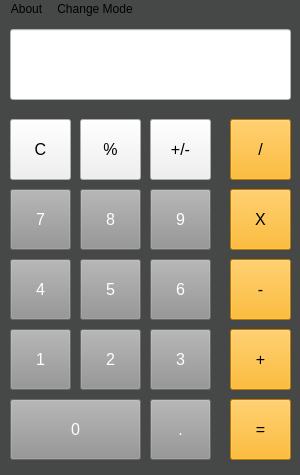
<?xml version="1.0" encoding="UTF-8"?>
<ui version="4.0">
 <class>MainWindowBasic</class>
 <widget class="QMainWindow" name="MainWindowBasic">
  <property name="geometry">
   <rect>
    <x>0</x>
    <y>0</y>
    <width>300</width>
    <height>475</height>
   </rect>
  </property>
  <property name="windowTitle">
   <string>MainWindow</string>
  </property>
  <property name="styleSheet">
   <string notr="true">background-color: rgb(70, 72, 72);</string>
  </property>
  <widget class="QWidget" name="centralwidget">
   <property name="sizePolicy">
    <sizepolicy hsizetype="Preferred" vsizetype="Preferred">
     <horstretch>0</horstretch>
     <verstretch>0</verstretch>
    </sizepolicy>
   </property>
   <widget class="QPushButton" name="pushButton_c">
    <property name="geometry">
     <rect>
      <x>10</x>
      <y>100</y>
      <width>61</width>
      <height>61</height>
     </rect>
    </property>
    <property name="font">
     <font>
      <pointsize>12</pointsize>
     </font>
    </property>
    <property name="styleSheet">
     <string notr="true">
background-color: rgb(240, 240, 240);</string>
    </property>
    <property name="text">
     <string>C</string>
    </property>
    <property name="iconSize">
     <size>
      <width>12</width>
      <height>12</height>
     </size>
    </property>
   </widget>
   <widget class="QPushButton" name="pushButton_8">
    <property name="geometry">
     <rect>
      <x>80</x>
      <y>170</y>
      <width>61</width>
      <height>61</height>
     </rect>
    </property>
    <property name="palette">
     <palette>
      <active>
       <colorrole role="Button">
        <brush brushstyle="SolidPattern">
         <color alpha="255">
          <red>147</red>
          <green>147</green>
          <blue>147</blue>
         </color>
        </brush>
       </colorrole>
       <colorrole role="ButtonText">
        <brush brushstyle="SolidPattern">
         <color alpha="255">
          <red>255</red>
          <green>255</green>
          <blue>255</blue>
         </color>
        </brush>
       </colorrole>
       <colorrole role="Base">
        <brush brushstyle="SolidPattern">
         <color alpha="255">
          <red>147</red>
          <green>147</green>
          <blue>147</blue>
         </color>
        </brush>
       </colorrole>
       <colorrole role="Window">
        <brush brushstyle="SolidPattern">
         <color alpha="255">
          <red>147</red>
          <green>147</green>
          <blue>147</blue>
         </color>
        </brush>
       </colorrole>
      </active>
      <inactive>
       <colorrole role="Button">
        <brush brushstyle="SolidPattern">
         <color alpha="255">
          <red>147</red>
          <green>147</green>
          <blue>147</blue>
         </color>
        </brush>
       </colorrole>
       <colorrole role="ButtonText">
        <brush brushstyle="SolidPattern">
         <color alpha="255">
          <red>255</red>
          <green>255</green>
          <blue>255</blue>
         </color>
        </brush>
       </colorrole>
       <colorrole role="Base">
        <brush brushstyle="SolidPattern">
         <color alpha="255">
          <red>147</red>
          <green>147</green>
          <blue>147</blue>
         </color>
        </brush>
       </colorrole>
       <colorrole role="Window">
        <brush brushstyle="SolidPattern">
         <color alpha="255">
          <red>147</red>
          <green>147</green>
          <blue>147</blue>
         </color>
        </brush>
       </colorrole>
      </inactive>
      <disabled>
       <colorrole role="Button">
        <brush brushstyle="SolidPattern">
         <color alpha="255">
          <red>147</red>
          <green>147</green>
          <blue>147</blue>
         </color>
        </brush>
       </colorrole>
       <colorrole role="ButtonText">
        <brush brushstyle="SolidPattern">
         <color alpha="255">
          <red>120</red>
          <green>120</green>
          <blue>120</blue>
         </color>
        </brush>
       </colorrole>
       <colorrole role="Base">
        <brush brushstyle="SolidPattern">
         <color alpha="255">
          <red>147</red>
          <green>147</green>
          <blue>147</blue>
         </color>
        </brush>
       </colorrole>
       <colorrole role="Window">
        <brush brushstyle="SolidPattern">
         <color alpha="255">
          <red>147</red>
          <green>147</green>
          <blue>147</blue>
         </color>
        </brush>
       </colorrole>
      </disabled>
     </palette>
    </property>
    <property name="font">
     <font>
      <pointsize>12</pointsize>
     </font>
    </property>
    <property name="styleSheet">
     <string notr="true">background-color: rgb(147, 147, 147)</string>
    </property>
    <property name="text">
     <string>8</string>
    </property>
   </widget>
   <widget class="QPushButton" name="pushButton_9">
    <property name="geometry">
     <rect>
      <x>150</x>
      <y>170</y>
      <width>61</width>
      <height>61</height>
     </rect>
    </property>
    <property name="palette">
     <palette>
      <active>
       <colorrole role="Button">
        <brush brushstyle="SolidPattern">
         <color alpha="255">
          <red>147</red>
          <green>147</green>
          <blue>147</blue>
         </color>
        </brush>
       </colorrole>
       <colorrole role="Text">
        <brush brushstyle="SolidPattern">
         <color alpha="255">
          <red>0</red>
          <green>0</green>
          <blue>0</blue>
         </color>
        </brush>
       </colorrole>
       <colorrole role="ButtonText">
        <brush brushstyle="SolidPattern">
         <color alpha="255">
          <red>255</red>
          <green>255</green>
          <blue>255</blue>
         </color>
        </brush>
       </colorrole>
       <colorrole role="Base">
        <brush brushstyle="SolidPattern">
         <color alpha="255">
          <red>147</red>
          <green>147</green>
          <blue>147</blue>
         </color>
        </brush>
       </colorrole>
       <colorrole role="Window">
        <brush brushstyle="SolidPattern">
         <color alpha="255">
          <red>147</red>
          <green>147</green>
          <blue>147</blue>
         </color>
        </brush>
       </colorrole>
       <colorrole role="PlaceholderText">
        <brush brushstyle="SolidPattern">
         <color alpha="128">
          <red>0</red>
          <green>0</green>
          <blue>0</blue>
         </color>
        </brush>
       </colorrole>
      </active>
      <inactive>
       <colorrole role="Button">
        <brush brushstyle="SolidPattern">
         <color alpha="255">
          <red>147</red>
          <green>147</green>
          <blue>147</blue>
         </color>
        </brush>
       </colorrole>
       <colorrole role="Text">
        <brush brushstyle="SolidPattern">
         <color alpha="255">
          <red>0</red>
          <green>0</green>
          <blue>0</blue>
         </color>
        </brush>
       </colorrole>
       <colorrole role="ButtonText">
        <brush brushstyle="SolidPattern">
         <color alpha="255">
          <red>255</red>
          <green>255</green>
          <blue>255</blue>
         </color>
        </brush>
       </colorrole>
       <colorrole role="Base">
        <brush brushstyle="SolidPattern">
         <color alpha="255">
          <red>147</red>
          <green>147</green>
          <blue>147</blue>
         </color>
        </brush>
       </colorrole>
       <colorrole role="Window">
        <brush brushstyle="SolidPattern">
         <color alpha="255">
          <red>147</red>
          <green>147</green>
          <blue>147</blue>
         </color>
        </brush>
       </colorrole>
       <colorrole role="PlaceholderText">
        <brush brushstyle="SolidPattern">
         <color alpha="128">
          <red>0</red>
          <green>0</green>
          <blue>0</blue>
         </color>
        </brush>
       </colorrole>
      </inactive>
      <disabled>
       <colorrole role="Button">
        <brush brushstyle="SolidPattern">
         <color alpha="255">
          <red>147</red>
          <green>147</green>
          <blue>147</blue>
         </color>
        </brush>
       </colorrole>
       <colorrole role="Text">
        <brush brushstyle="SolidPattern">
         <color alpha="255">
          <red>120</red>
          <green>120</green>
          <blue>120</blue>
         </color>
        </brush>
       </colorrole>
       <colorrole role="ButtonText">
        <brush brushstyle="SolidPattern">
         <color alpha="255">
          <red>120</red>
          <green>120</green>
          <blue>120</blue>
         </color>
        </brush>
       </colorrole>
       <colorrole role="Base">
        <brush brushstyle="SolidPattern">
         <color alpha="255">
          <red>147</red>
          <green>147</green>
          <blue>147</blue>
         </color>
        </brush>
       </colorrole>
       <colorrole role="Window">
        <brush brushstyle="SolidPattern">
         <color alpha="255">
          <red>147</red>
          <green>147</green>
          <blue>147</blue>
         </color>
        </brush>
       </colorrole>
       <colorrole role="PlaceholderText">
        <brush brushstyle="SolidPattern">
         <color alpha="128">
          <red>0</red>
          <green>0</green>
          <blue>0</blue>
         </color>
        </brush>
       </colorrole>
      </disabled>
     </palette>
    </property>
    <property name="font">
     <font>
      <pointsize>12</pointsize>
     </font>
    </property>
    <property name="styleSheet">
     <string notr="true">background-color: rgb(147, 147, 147)</string>
    </property>
    <property name="text">
     <string>9</string>
    </property>
   </widget>
   <widget class="QPushButton" name="pushButton_div">
    <property name="geometry">
     <rect>
      <x>230</x>
      <y>100</y>
      <width>61</width>
      <height>61</height>
     </rect>
    </property>
    <property name="font">
     <font>
      <pointsize>12</pointsize>
     </font>
    </property>
    <property name="styleSheet">
     <string notr="true">background-color: rgb(255, 170, 0)</string>
    </property>
    <property name="text">
     <string>/</string>
    </property>
   </widget>
   <widget class="QPushButton" name="pushButton_prod">
    <property name="geometry">
     <rect>
      <x>230</x>
      <y>170</y>
      <width>61</width>
      <height>61</height>
     </rect>
    </property>
    <property name="font">
     <font>
      <pointsize>12</pointsize>
     </font>
    </property>
    <property name="styleSheet">
     <string notr="true">background-color: rgb(255, 170, 0)</string>
    </property>
    <property name="text">
     <string>X</string>
    </property>
   </widget>
   <widget class="QPushButton" name="pushButton_per">
    <property name="geometry">
     <rect>
      <x>80</x>
      <y>100</y>
      <width>61</width>
      <height>61</height>
     </rect>
    </property>
    <property name="font">
     <font>
      <pointsize>12</pointsize>
     </font>
    </property>
    <property name="styleSheet">
     <string notr="true">
background-color: rgb(240, 240, 240);</string>
    </property>
    <property name="text">
     <string>%</string>
    </property>
    <property name="autoDefault">
     <bool>false</bool>
    </property>
   </widget>
   <widget class="QPushButton" name="pushButton_7">
    <property name="geometry">
     <rect>
      <x>10</x>
      <y>170</y>
      <width>61</width>
      <height>61</height>
     </rect>
    </property>
    <property name="palette">
     <palette>
      <active>
       <colorrole role="Button">
        <brush brushstyle="SolidPattern">
         <color alpha="255">
          <red>147</red>
          <green>147</green>
          <blue>147</blue>
         </color>
        </brush>
       </colorrole>
       <colorrole role="ButtonText">
        <brush brushstyle="SolidPattern">
         <color alpha="255">
          <red>255</red>
          <green>255</green>
          <blue>255</blue>
         </color>
        </brush>
       </colorrole>
       <colorrole role="Base">
        <brush brushstyle="SolidPattern">
         <color alpha="255">
          <red>147</red>
          <green>147</green>
          <blue>147</blue>
         </color>
        </brush>
       </colorrole>
       <colorrole role="Window">
        <brush brushstyle="SolidPattern">
         <color alpha="255">
          <red>147</red>
          <green>147</green>
          <blue>147</blue>
         </color>
        </brush>
       </colorrole>
      </active>
      <inactive>
       <colorrole role="Button">
        <brush brushstyle="SolidPattern">
         <color alpha="255">
          <red>147</red>
          <green>147</green>
          <blue>147</blue>
         </color>
        </brush>
       </colorrole>
       <colorrole role="ButtonText">
        <brush brushstyle="SolidPattern">
         <color alpha="255">
          <red>255</red>
          <green>255</green>
          <blue>255</blue>
         </color>
        </brush>
       </colorrole>
       <colorrole role="Base">
        <brush brushstyle="SolidPattern">
         <color alpha="255">
          <red>147</red>
          <green>147</green>
          <blue>147</blue>
         </color>
        </brush>
       </colorrole>
       <colorrole role="Window">
        <brush brushstyle="SolidPattern">
         <color alpha="255">
          <red>147</red>
          <green>147</green>
          <blue>147</blue>
         </color>
        </brush>
       </colorrole>
      </inactive>
      <disabled>
       <colorrole role="Button">
        <brush brushstyle="SolidPattern">
         <color alpha="255">
          <red>147</red>
          <green>147</green>
          <blue>147</blue>
         </color>
        </brush>
       </colorrole>
       <colorrole role="ButtonText">
        <brush brushstyle="SolidPattern">
         <color alpha="255">
          <red>120</red>
          <green>120</green>
          <blue>120</blue>
         </color>
        </brush>
       </colorrole>
       <colorrole role="Base">
        <brush brushstyle="SolidPattern">
         <color alpha="255">
          <red>147</red>
          <green>147</green>
          <blue>147</blue>
         </color>
        </brush>
       </colorrole>
       <colorrole role="Window">
        <brush brushstyle="SolidPattern">
         <color alpha="255">
          <red>147</red>
          <green>147</green>
          <blue>147</blue>
         </color>
        </brush>
       </colorrole>
      </disabled>
     </palette>
    </property>
    <property name="font">
     <font>
      <pointsize>12</pointsize>
     </font>
    </property>
    <property name="styleSheet">
     <string notr="true">background-color: rgb(147, 147, 147)</string>
    </property>
    <property name="text">
     <string>7</string>
    </property>
   </widget>
   <widget class="QPushButton" name="pushButton_6">
    <property name="geometry">
     <rect>
      <x>150</x>
      <y>240</y>
      <width>61</width>
      <height>61</height>
     </rect>
    </property>
    <property name="palette">
     <palette>
      <active>
       <colorrole role="Button">
        <brush brushstyle="SolidPattern">
         <color alpha="255">
          <red>147</red>
          <green>147</green>
          <blue>147</blue>
         </color>
        </brush>
       </colorrole>
       <colorrole role="ButtonText">
        <brush brushstyle="SolidPattern">
         <color alpha="255">
          <red>255</red>
          <green>255</green>
          <blue>255</blue>
         </color>
        </brush>
       </colorrole>
       <colorrole role="Base">
        <brush brushstyle="SolidPattern">
         <color alpha="255">
          <red>147</red>
          <green>147</green>
          <blue>147</blue>
         </color>
        </brush>
       </colorrole>
       <colorrole role="Window">
        <brush brushstyle="SolidPattern">
         <color alpha="255">
          <red>147</red>
          <green>147</green>
          <blue>147</blue>
         </color>
        </brush>
       </colorrole>
      </active>
      <inactive>
       <colorrole role="Button">
        <brush brushstyle="SolidPattern">
         <color alpha="255">
          <red>147</red>
          <green>147</green>
          <blue>147</blue>
         </color>
        </brush>
       </colorrole>
       <colorrole role="ButtonText">
        <brush brushstyle="SolidPattern">
         <color alpha="255">
          <red>255</red>
          <green>255</green>
          <blue>255</blue>
         </color>
        </brush>
       </colorrole>
       <colorrole role="Base">
        <brush brushstyle="SolidPattern">
         <color alpha="255">
          <red>147</red>
          <green>147</green>
          <blue>147</blue>
         </color>
        </brush>
       </colorrole>
       <colorrole role="Window">
        <brush brushstyle="SolidPattern">
         <color alpha="255">
          <red>147</red>
          <green>147</green>
          <blue>147</blue>
         </color>
        </brush>
       </colorrole>
      </inactive>
      <disabled>
       <colorrole role="Button">
        <brush brushstyle="SolidPattern">
         <color alpha="255">
          <red>147</red>
          <green>147</green>
          <blue>147</blue>
         </color>
        </brush>
       </colorrole>
       <colorrole role="ButtonText">
        <brush brushstyle="SolidPattern">
         <color alpha="255">
          <red>120</red>
          <green>120</green>
          <blue>120</blue>
         </color>
        </brush>
       </colorrole>
       <colorrole role="Base">
        <brush brushstyle="SolidPattern">
         <color alpha="255">
          <red>147</red>
          <green>147</green>
          <blue>147</blue>
         </color>
        </brush>
       </colorrole>
       <colorrole role="Window">
        <brush brushstyle="SolidPattern">
         <color alpha="255">
          <red>147</red>
          <green>147</green>
          <blue>147</blue>
         </color>
        </brush>
       </colorrole>
      </disabled>
     </palette>
    </property>
    <property name="font">
     <font>
      <pointsize>12</pointsize>
     </font>
    </property>
    <property name="styleSheet">
     <string notr="true">background-color: rgb(147, 147, 147)</string>
    </property>
    <property name="text">
     <string>6</string>
    </property>
   </widget>
   <widget class="QPushButton" name="pushButton_5">
    <property name="geometry">
     <rect>
      <x>80</x>
      <y>240</y>
      <width>61</width>
      <height>61</height>
     </rect>
    </property>
    <property name="palette">
     <palette>
      <active>
       <colorrole role="Button">
        <brush brushstyle="SolidPattern">
         <color alpha="255">
          <red>147</red>
          <green>147</green>
          <blue>147</blue>
         </color>
        </brush>
       </colorrole>
       <colorrole role="ButtonText">
        <brush brushstyle="SolidPattern">
         <color alpha="255">
          <red>255</red>
          <green>255</green>
          <blue>255</blue>
         </color>
        </brush>
       </colorrole>
       <colorrole role="Base">
        <brush brushstyle="SolidPattern">
         <color alpha="255">
          <red>147</red>
          <green>147</green>
          <blue>147</blue>
         </color>
        </brush>
       </colorrole>
       <colorrole role="Window">
        <brush brushstyle="SolidPattern">
         <color alpha="255">
          <red>147</red>
          <green>147</green>
          <blue>147</blue>
         </color>
        </brush>
       </colorrole>
      </active>
      <inactive>
       <colorrole role="Button">
        <brush brushstyle="SolidPattern">
         <color alpha="255">
          <red>147</red>
          <green>147</green>
          <blue>147</blue>
         </color>
        </brush>
       </colorrole>
       <colorrole role="ButtonText">
        <brush brushstyle="SolidPattern">
         <color alpha="255">
          <red>255</red>
          <green>255</green>
          <blue>255</blue>
         </color>
        </brush>
       </colorrole>
       <colorrole role="Base">
        <brush brushstyle="SolidPattern">
         <color alpha="255">
          <red>147</red>
          <green>147</green>
          <blue>147</blue>
         </color>
        </brush>
       </colorrole>
       <colorrole role="Window">
        <brush brushstyle="SolidPattern">
         <color alpha="255">
          <red>147</red>
          <green>147</green>
          <blue>147</blue>
         </color>
        </brush>
       </colorrole>
      </inactive>
      <disabled>
       <colorrole role="Button">
        <brush brushstyle="SolidPattern">
         <color alpha="255">
          <red>147</red>
          <green>147</green>
          <blue>147</blue>
         </color>
        </brush>
       </colorrole>
       <colorrole role="ButtonText">
        <brush brushstyle="SolidPattern">
         <color alpha="255">
          <red>120</red>
          <green>120</green>
          <blue>120</blue>
         </color>
        </brush>
       </colorrole>
       <colorrole role="Base">
        <brush brushstyle="SolidPattern">
         <color alpha="255">
          <red>147</red>
          <green>147</green>
          <blue>147</blue>
         </color>
        </brush>
       </colorrole>
       <colorrole role="Window">
        <brush brushstyle="SolidPattern">
         <color alpha="255">
          <red>147</red>
          <green>147</green>
          <blue>147</blue>
         </color>
        </brush>
       </colorrole>
      </disabled>
     </palette>
    </property>
    <property name="font">
     <font>
      <pointsize>12</pointsize>
     </font>
    </property>
    <property name="styleSheet">
     <string notr="true">background-color: rgb(147, 147, 147)</string>
    </property>
    <property name="text">
     <string>5</string>
    </property>
   </widget>
   <widget class="QPushButton" name="pushButton_sub">
    <property name="geometry">
     <rect>
      <x>230</x>
      <y>240</y>
      <width>61</width>
      <height>61</height>
     </rect>
    </property>
    <property name="font">
     <font>
      <pointsize>12</pointsize>
     </font>
    </property>
    <property name="styleSheet">
     <string notr="true">background-color: rgb(255, 170, 0)</string>
    </property>
    <property name="text">
     <string>-</string>
    </property>
   </widget>
   <widget class="QPushButton" name="pushButton_1">
    <property name="geometry">
     <rect>
      <x>10</x>
      <y>310</y>
      <width>61</width>
      <height>61</height>
     </rect>
    </property>
    <property name="palette">
     <palette>
      <active>
       <colorrole role="Button">
        <brush brushstyle="SolidPattern">
         <color alpha="255">
          <red>147</red>
          <green>147</green>
          <blue>147</blue>
         </color>
        </brush>
       </colorrole>
       <colorrole role="ButtonText">
        <brush brushstyle="SolidPattern">
         <color alpha="255">
          <red>255</red>
          <green>255</green>
          <blue>255</blue>
         </color>
        </brush>
       </colorrole>
       <colorrole role="Base">
        <brush brushstyle="SolidPattern">
         <color alpha="255">
          <red>147</red>
          <green>147</green>
          <blue>147</blue>
         </color>
        </brush>
       </colorrole>
       <colorrole role="Window">
        <brush brushstyle="SolidPattern">
         <color alpha="255">
          <red>147</red>
          <green>147</green>
          <blue>147</blue>
         </color>
        </brush>
       </colorrole>
      </active>
      <inactive>
       <colorrole role="Button">
        <brush brushstyle="SolidPattern">
         <color alpha="255">
          <red>147</red>
          <green>147</green>
          <blue>147</blue>
         </color>
        </brush>
       </colorrole>
       <colorrole role="ButtonText">
        <brush brushstyle="SolidPattern">
         <color alpha="255">
          <red>255</red>
          <green>255</green>
          <blue>255</blue>
         </color>
        </brush>
       </colorrole>
       <colorrole role="Base">
        <brush brushstyle="SolidPattern">
         <color alpha="255">
          <red>147</red>
          <green>147</green>
          <blue>147</blue>
         </color>
        </brush>
       </colorrole>
       <colorrole role="Window">
        <brush brushstyle="SolidPattern">
         <color alpha="255">
          <red>147</red>
          <green>147</green>
          <blue>147</blue>
         </color>
        </brush>
       </colorrole>
      </inactive>
      <disabled>
       <colorrole role="Button">
        <brush brushstyle="SolidPattern">
         <color alpha="255">
          <red>147</red>
          <green>147</green>
          <blue>147</blue>
         </color>
        </brush>
       </colorrole>
       <colorrole role="ButtonText">
        <brush brushstyle="SolidPattern">
         <color alpha="255">
          <red>120</red>
          <green>120</green>
          <blue>120</blue>
         </color>
        </brush>
       </colorrole>
       <colorrole role="Base">
        <brush brushstyle="SolidPattern">
         <color alpha="255">
          <red>147</red>
          <green>147</green>
          <blue>147</blue>
         </color>
        </brush>
       </colorrole>
       <colorrole role="Window">
        <brush brushstyle="SolidPattern">
         <color alpha="255">
          <red>147</red>
          <green>147</green>
          <blue>147</blue>
         </color>
        </brush>
       </colorrole>
      </disabled>
     </palette>
    </property>
    <property name="font">
     <font>
      <pointsize>12</pointsize>
     </font>
    </property>
    <property name="styleSheet">
     <string notr="true">background-color: rgb(147, 147, 147)</string>
    </property>
    <property name="text">
     <string>1</string>
    </property>
   </widget>
   <widget class="QPushButton" name="pushButton_4">
    <property name="geometry">
     <rect>
      <x>10</x>
      <y>240</y>
      <width>61</width>
      <height>61</height>
     </rect>
    </property>
    <property name="palette">
     <palette>
      <active>
       <colorrole role="Button">
        <brush brushstyle="SolidPattern">
         <color alpha="255">
          <red>147</red>
          <green>147</green>
          <blue>147</blue>
         </color>
        </brush>
       </colorrole>
       <colorrole role="ButtonText">
        <brush brushstyle="SolidPattern">
         <color alpha="255">
          <red>255</red>
          <green>255</green>
          <blue>255</blue>
         </color>
        </brush>
       </colorrole>
       <colorrole role="Base">
        <brush brushstyle="SolidPattern">
         <color alpha="255">
          <red>147</red>
          <green>147</green>
          <blue>147</blue>
         </color>
        </brush>
       </colorrole>
       <colorrole role="Window">
        <brush brushstyle="SolidPattern">
         <color alpha="255">
          <red>147</red>
          <green>147</green>
          <blue>147</blue>
         </color>
        </brush>
       </colorrole>
      </active>
      <inactive>
       <colorrole role="Button">
        <brush brushstyle="SolidPattern">
         <color alpha="255">
          <red>147</red>
          <green>147</green>
          <blue>147</blue>
         </color>
        </brush>
       </colorrole>
       <colorrole role="ButtonText">
        <brush brushstyle="SolidPattern">
         <color alpha="255">
          <red>255</red>
          <green>255</green>
          <blue>255</blue>
         </color>
        </brush>
       </colorrole>
       <colorrole role="Base">
        <brush brushstyle="SolidPattern">
         <color alpha="255">
          <red>147</red>
          <green>147</green>
          <blue>147</blue>
         </color>
        </brush>
       </colorrole>
       <colorrole role="Window">
        <brush brushstyle="SolidPattern">
         <color alpha="255">
          <red>147</red>
          <green>147</green>
          <blue>147</blue>
         </color>
        </brush>
       </colorrole>
      </inactive>
      <disabled>
       <colorrole role="Button">
        <brush brushstyle="SolidPattern">
         <color alpha="255">
          <red>147</red>
          <green>147</green>
          <blue>147</blue>
         </color>
        </brush>
       </colorrole>
       <colorrole role="ButtonText">
        <brush brushstyle="SolidPattern">
         <color alpha="255">
          <red>120</red>
          <green>120</green>
          <blue>120</blue>
         </color>
        </brush>
       </colorrole>
       <colorrole role="Base">
        <brush brushstyle="SolidPattern">
         <color alpha="255">
          <red>147</red>
          <green>147</green>
          <blue>147</blue>
         </color>
        </brush>
       </colorrole>
       <colorrole role="Window">
        <brush brushstyle="SolidPattern">
         <color alpha="255">
          <red>147</red>
          <green>147</green>
          <blue>147</blue>
         </color>
        </brush>
       </colorrole>
      </disabled>
     </palette>
    </property>
    <property name="font">
     <font>
      <pointsize>12</pointsize>
     </font>
    </property>
    <property name="styleSheet">
     <string notr="true">background-color: rgb(147, 147, 147)</string>
    </property>
    <property name="text">
     <string>4</string>
    </property>
    <property name="iconSize">
     <size>
      <width>14</width>
      <height>14</height>
     </size>
    </property>
   </widget>
   <widget class="QPushButton" name="pushButton_sum">
    <property name="geometry">
     <rect>
      <x>230</x>
      <y>310</y>
      <width>61</width>
      <height>61</height>
     </rect>
    </property>
    <property name="font">
     <font>
      <pointsize>12</pointsize>
     </font>
    </property>
    <property name="styleSheet">
     <string notr="true">background-color: rgb(255, 170, 0)</string>
    </property>
    <property name="text">
     <string>+</string>
    </property>
   </widget>
   <widget class="QPushButton" name="pushButton_3">
    <property name="geometry">
     <rect>
      <x>150</x>
      <y>310</y>
      <width>61</width>
      <height>61</height>
     </rect>
    </property>
    <property name="palette">
     <palette>
      <active>
       <colorrole role="Button">
        <brush brushstyle="SolidPattern">
         <color alpha="255">
          <red>147</red>
          <green>147</green>
          <blue>147</blue>
         </color>
        </brush>
       </colorrole>
       <colorrole role="ButtonText">
        <brush brushstyle="SolidPattern">
         <color alpha="255">
          <red>255</red>
          <green>255</green>
          <blue>255</blue>
         </color>
        </brush>
       </colorrole>
       <colorrole role="Base">
        <brush brushstyle="SolidPattern">
         <color alpha="255">
          <red>147</red>
          <green>147</green>
          <blue>147</blue>
         </color>
        </brush>
       </colorrole>
       <colorrole role="Window">
        <brush brushstyle="SolidPattern">
         <color alpha="255">
          <red>147</red>
          <green>147</green>
          <blue>147</blue>
         </color>
        </brush>
       </colorrole>
      </active>
      <inactive>
       <colorrole role="Button">
        <brush brushstyle="SolidPattern">
         <color alpha="255">
          <red>147</red>
          <green>147</green>
          <blue>147</blue>
         </color>
        </brush>
       </colorrole>
       <colorrole role="ButtonText">
        <brush brushstyle="SolidPattern">
         <color alpha="255">
          <red>255</red>
          <green>255</green>
          <blue>255</blue>
         </color>
        </brush>
       </colorrole>
       <colorrole role="Base">
        <brush brushstyle="SolidPattern">
         <color alpha="255">
          <red>147</red>
          <green>147</green>
          <blue>147</blue>
         </color>
        </brush>
       </colorrole>
       <colorrole role="Window">
        <brush brushstyle="SolidPattern">
         <color alpha="255">
          <red>147</red>
          <green>147</green>
          <blue>147</blue>
         </color>
        </brush>
       </colorrole>
      </inactive>
      <disabled>
       <colorrole role="Button">
        <brush brushstyle="SolidPattern">
         <color alpha="255">
          <red>147</red>
          <green>147</green>
          <blue>147</blue>
         </color>
        </brush>
       </colorrole>
       <colorrole role="ButtonText">
        <brush brushstyle="SolidPattern">
         <color alpha="255">
          <red>120</red>
          <green>120</green>
          <blue>120</blue>
         </color>
        </brush>
       </colorrole>
       <colorrole role="Base">
        <brush brushstyle="SolidPattern">
         <color alpha="255">
          <red>147</red>
          <green>147</green>
          <blue>147</blue>
         </color>
        </brush>
       </colorrole>
       <colorrole role="Window">
        <brush brushstyle="SolidPattern">
         <color alpha="255">
          <red>147</red>
          <green>147</green>
          <blue>147</blue>
         </color>
        </brush>
       </colorrole>
      </disabled>
     </palette>
    </property>
    <property name="font">
     <font>
      <pointsize>12</pointsize>
     </font>
    </property>
    <property name="styleSheet">
     <string notr="true">background-color: rgb(147, 147, 147)</string>
    </property>
    <property name="text">
     <string>3</string>
    </property>
   </widget>
   <widget class="QPushButton" name="pushButton_2">
    <property name="geometry">
     <rect>
      <x>80</x>
      <y>310</y>
      <width>61</width>
      <height>61</height>
     </rect>
    </property>
    <property name="palette">
     <palette>
      <active>
       <colorrole role="Button">
        <brush brushstyle="SolidPattern">
         <color alpha="255">
          <red>147</red>
          <green>147</green>
          <blue>147</blue>
         </color>
        </brush>
       </colorrole>
       <colorrole role="ButtonText">
        <brush brushstyle="SolidPattern">
         <color alpha="255">
          <red>255</red>
          <green>255</green>
          <blue>255</blue>
         </color>
        </brush>
       </colorrole>
       <colorrole role="Base">
        <brush brushstyle="SolidPattern">
         <color alpha="255">
          <red>147</red>
          <green>147</green>
          <blue>147</blue>
         </color>
        </brush>
       </colorrole>
       <colorrole role="Window">
        <brush brushstyle="SolidPattern">
         <color alpha="255">
          <red>147</red>
          <green>147</green>
          <blue>147</blue>
         </color>
        </brush>
       </colorrole>
      </active>
      <inactive>
       <colorrole role="Button">
        <brush brushstyle="SolidPattern">
         <color alpha="255">
          <red>147</red>
          <green>147</green>
          <blue>147</blue>
         </color>
        </brush>
       </colorrole>
       <colorrole role="ButtonText">
        <brush brushstyle="SolidPattern">
         <color alpha="255">
          <red>255</red>
          <green>255</green>
          <blue>255</blue>
         </color>
        </brush>
       </colorrole>
       <colorrole role="Base">
        <brush brushstyle="SolidPattern">
         <color alpha="255">
          <red>147</red>
          <green>147</green>
          <blue>147</blue>
         </color>
        </brush>
       </colorrole>
       <colorrole role="Window">
        <brush brushstyle="SolidPattern">
         <color alpha="255">
          <red>147</red>
          <green>147</green>
          <blue>147</blue>
         </color>
        </brush>
       </colorrole>
      </inactive>
      <disabled>
       <colorrole role="Button">
        <brush brushstyle="SolidPattern">
         <color alpha="255">
          <red>147</red>
          <green>147</green>
          <blue>147</blue>
         </color>
        </brush>
       </colorrole>
       <colorrole role="ButtonText">
        <brush brushstyle="SolidPattern">
         <color alpha="255">
          <red>120</red>
          <green>120</green>
          <blue>120</blue>
         </color>
        </brush>
       </colorrole>
       <colorrole role="Base">
        <brush brushstyle="SolidPattern">
         <color alpha="255">
          <red>147</red>
          <green>147</green>
          <blue>147</blue>
         </color>
        </brush>
       </colorrole>
       <colorrole role="Window">
        <brush brushstyle="SolidPattern">
         <color alpha="255">
          <red>147</red>
          <green>147</green>
          <blue>147</blue>
         </color>
        </brush>
       </colorrole>
      </disabled>
     </palette>
    </property>
    <property name="font">
     <font>
      <pointsize>12</pointsize>
     </font>
    </property>
    <property name="styleSheet">
     <string notr="true">background-color: rgb(147, 147, 147)</string>
    </property>
    <property name="text">
     <string>2</string>
    </property>
   </widget>
   <widget class="QPushButton" name="pushButton_eq">
    <property name="geometry">
     <rect>
      <x>230</x>
      <y>380</y>
      <width>61</width>
      <height>61</height>
     </rect>
    </property>
    <property name="font">
     <font>
      <pointsize>12</pointsize>
     </font>
    </property>
    <property name="styleSheet">
     <string notr="true">background-color: rgb(255, 170, 0)</string>
    </property>
    <property name="text">
     <string>=</string>
    </property>
   </widget>
   <widget class="QPushButton" name="pushButton_dot">
    <property name="geometry">
     <rect>
      <x>150</x>
      <y>380</y>
      <width>61</width>
      <height>61</height>
     </rect>
    </property>
    <property name="palette">
     <palette>
      <active>
       <colorrole role="Button">
        <brush brushstyle="SolidPattern">
         <color alpha="255">
          <red>147</red>
          <green>147</green>
          <blue>147</blue>
         </color>
        </brush>
       </colorrole>
       <colorrole role="ButtonText">
        <brush brushstyle="SolidPattern">
         <color alpha="255">
          <red>255</red>
          <green>255</green>
          <blue>255</blue>
         </color>
        </brush>
       </colorrole>
       <colorrole role="Base">
        <brush brushstyle="SolidPattern">
         <color alpha="255">
          <red>147</red>
          <green>147</green>
          <blue>147</blue>
         </color>
        </brush>
       </colorrole>
       <colorrole role="Window">
        <brush brushstyle="SolidPattern">
         <color alpha="255">
          <red>147</red>
          <green>147</green>
          <blue>147</blue>
         </color>
        </brush>
       </colorrole>
      </active>
      <inactive>
       <colorrole role="Button">
        <brush brushstyle="SolidPattern">
         <color alpha="255">
          <red>147</red>
          <green>147</green>
          <blue>147</blue>
         </color>
        </brush>
       </colorrole>
       <colorrole role="ButtonText">
        <brush brushstyle="SolidPattern">
         <color alpha="255">
          <red>255</red>
          <green>255</green>
          <blue>255</blue>
         </color>
        </brush>
       </colorrole>
       <colorrole role="Base">
        <brush brushstyle="SolidPattern">
         <color alpha="255">
          <red>147</red>
          <green>147</green>
          <blue>147</blue>
         </color>
        </brush>
       </colorrole>
       <colorrole role="Window">
        <brush brushstyle="SolidPattern">
         <color alpha="255">
          <red>147</red>
          <green>147</green>
          <blue>147</blue>
         </color>
        </brush>
       </colorrole>
      </inactive>
      <disabled>
       <colorrole role="Button">
        <brush brushstyle="SolidPattern">
         <color alpha="255">
          <red>147</red>
          <green>147</green>
          <blue>147</blue>
         </color>
        </brush>
       </colorrole>
       <colorrole role="ButtonText">
        <brush brushstyle="SolidPattern">
         <color alpha="255">
          <red>120</red>
          <green>120</green>
          <blue>120</blue>
         </color>
        </brush>
       </colorrole>
       <colorrole role="Base">
        <brush brushstyle="SolidPattern">
         <color alpha="255">
          <red>147</red>
          <green>147</green>
          <blue>147</blue>
         </color>
        </brush>
       </colorrole>
       <colorrole role="Window">
        <brush brushstyle="SolidPattern">
         <color alpha="255">
          <red>147</red>
          <green>147</green>
          <blue>147</blue>
         </color>
        </brush>
       </colorrole>
      </disabled>
     </palette>
    </property>
    <property name="font">
     <font>
      <pointsize>12</pointsize>
     </font>
    </property>
    <property name="styleSheet">
     <string notr="true">background-color: rgb(147, 147, 147)</string>
    </property>
    <property name="text">
     <string>.</string>
    </property>
   </widget>
   <widget class="QPushButton" name="pushButton_0">
    <property name="geometry">
     <rect>
      <x>10</x>
      <y>380</y>
      <width>131</width>
      <height>61</height>
     </rect>
    </property>
    <property name="palette">
     <palette>
      <active>
       <colorrole role="Button">
        <brush brushstyle="SolidPattern">
         <color alpha="255">
          <red>147</red>
          <green>147</green>
          <blue>147</blue>
         </color>
        </brush>
       </colorrole>
       <colorrole role="ButtonText">
        <brush brushstyle="SolidPattern">
         <color alpha="255">
          <red>255</red>
          <green>255</green>
          <blue>255</blue>
         </color>
        </brush>
       </colorrole>
       <colorrole role="Base">
        <brush brushstyle="SolidPattern">
         <color alpha="255">
          <red>147</red>
          <green>147</green>
          <blue>147</blue>
         </color>
        </brush>
       </colorrole>
       <colorrole role="Window">
        <brush brushstyle="SolidPattern">
         <color alpha="255">
          <red>147</red>
          <green>147</green>
          <blue>147</blue>
         </color>
        </brush>
       </colorrole>
      </active>
      <inactive>
       <colorrole role="Button">
        <brush brushstyle="SolidPattern">
         <color alpha="255">
          <red>147</red>
          <green>147</green>
          <blue>147</blue>
         </color>
        </brush>
       </colorrole>
       <colorrole role="ButtonText">
        <brush brushstyle="SolidPattern">
         <color alpha="255">
          <red>255</red>
          <green>255</green>
          <blue>255</blue>
         </color>
        </brush>
       </colorrole>
       <colorrole role="Base">
        <brush brushstyle="SolidPattern">
         <color alpha="255">
          <red>147</red>
          <green>147</green>
          <blue>147</blue>
         </color>
        </brush>
       </colorrole>
       <colorrole role="Window">
        <brush brushstyle="SolidPattern">
         <color alpha="255">
          <red>147</red>
          <green>147</green>
          <blue>147</blue>
         </color>
        </brush>
       </colorrole>
      </inactive>
      <disabled>
       <colorrole role="Button">
        <brush brushstyle="SolidPattern">
         <color alpha="255">
          <red>147</red>
          <green>147</green>
          <blue>147</blue>
         </color>
        </brush>
       </colorrole>
       <colorrole role="ButtonText">
        <brush brushstyle="SolidPattern">
         <color alpha="255">
          <red>120</red>
          <green>120</green>
          <blue>120</blue>
         </color>
        </brush>
       </colorrole>
       <colorrole role="Base">
        <brush brushstyle="SolidPattern">
         <color alpha="255">
          <red>147</red>
          <green>147</green>
          <blue>147</blue>
         </color>
        </brush>
       </colorrole>
       <colorrole role="Window">
        <brush brushstyle="SolidPattern">
         <color alpha="255">
          <red>147</red>
          <green>147</green>
          <blue>147</blue>
         </color>
        </brush>
       </colorrole>
      </disabled>
     </palette>
    </property>
    <property name="font">
     <font>
      <pointsize>12</pointsize>
     </font>
    </property>
    <property name="styleSheet">
     <string notr="true">background-color: rgb(147, 147, 147)</string>
    </property>
    <property name="text">
     <string>0</string>
    </property>
   </widget>
   <widget class="QPushButton" name="pushButton_sig">
    <property name="geometry">
     <rect>
      <x>150</x>
      <y>100</y>
      <width>61</width>
      <height>61</height>
     </rect>
    </property>
    <property name="font">
     <font>
      <pointsize>12</pointsize>
     </font>
    </property>
    <property name="styleSheet">
     <string notr="true">
background-color: rgb(240, 240, 240);</string>
    </property>
    <property name="text">
     <string>+/-</string>
    </property>
   </widget>
   <widget class="QLineEdit" name="lineEdit">
    <property name="geometry">
     <rect>
      <x>10</x>
      <y>10</y>
      <width>281</width>
      <height>71</height>
     </rect>
    </property>
    <property name="font">
     <font>
      <pointsize>20</pointsize>
     </font>
    </property>
    <property name="styleSheet">
     <string notr="true">background-color: rgb(255, 255, 255);</string>
    </property>
    <property name="alignment">
     <set>Qt::AlignRight|Qt::AlignTrailing|Qt::AlignVCenter</set>
    </property>
   </widget>
  </widget>
  <widget class="QMenuBar" name="menubar">
   <property name="geometry">
    <rect>
     <x>0</x>
     <y>0</y>
     <width>300</width>
     <height>26</height>
    </rect>
   </property>
   <widget class="QMenu" name="menuChange_Mode">
    <property name="title">
     <string>Change Mode</string>
    </property>
    <addaction name="actionBasic"/>
    <addaction name="actionScientific"/>
   </widget>
   <widget class="QMenu" name="menuAbout">
    <property name="styleSheet">
     <string notr="true"/>
    </property>
    <property name="title">
     <string>About</string>
    </property>
    <addaction name="actionLicence"/>
   </widget>
   <addaction name="menuAbout"/>
   <addaction name="menuChange_Mode"/>
  </widget>
  <action name="actionBasic">
   <property name="text">
    <string>Basic</string>
   </property>
  </action>
  <action name="actionScientific">
   <property name="text">
    <string>Scientific</string>
   </property>
  </action>
  <action name="actionLicence">
   <property name="text">
    <string>Licence</string>
   </property>
  </action>
 </widget>
 <resources/>
 <connections/>
</ui>
